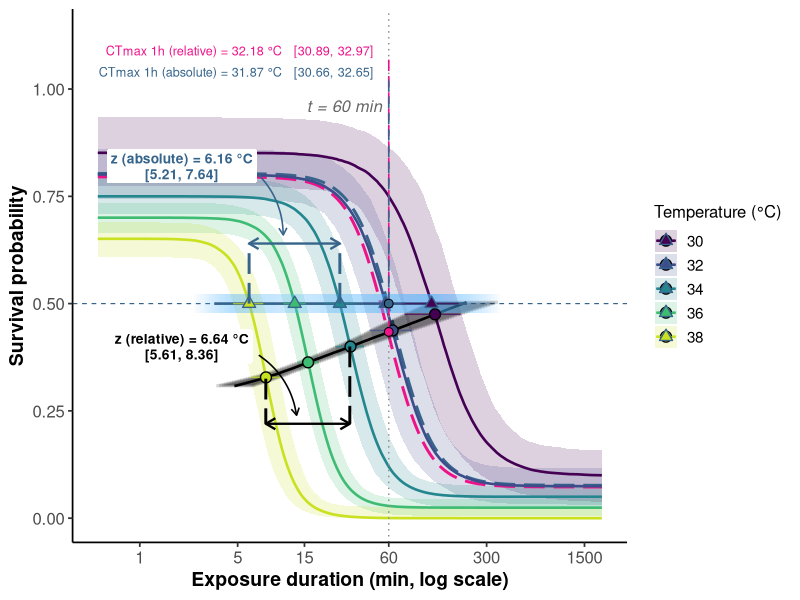
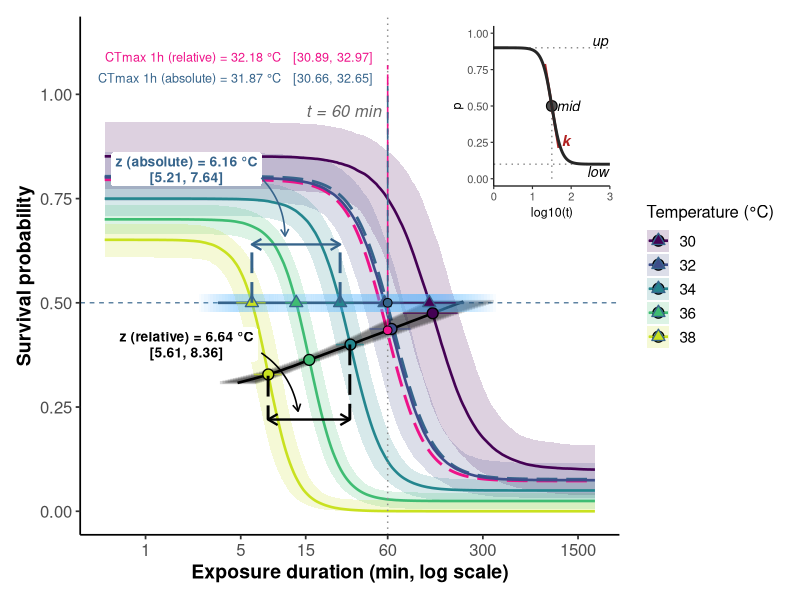
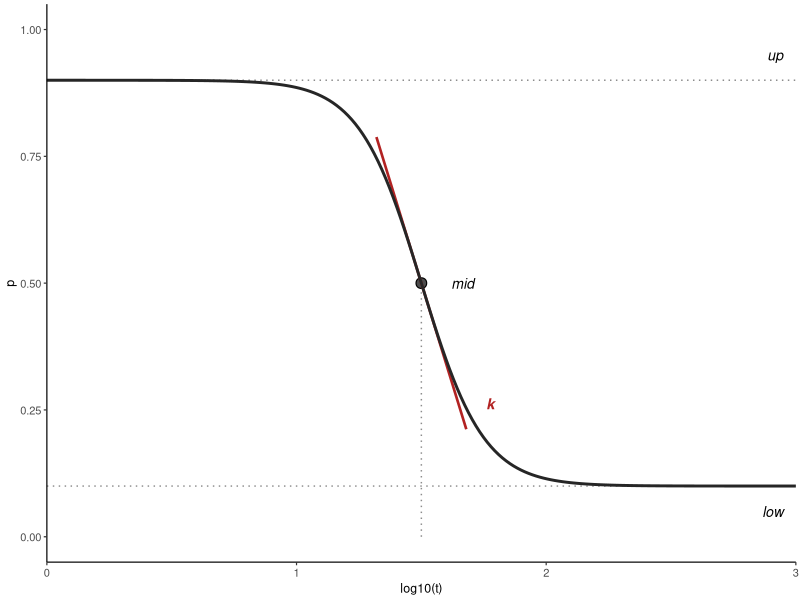

These charts were generated, in order, by the following R code: (Note: this script raises an error after producing the figures.)
## ---- chunk 1
library(ggplot2)
library(dplyr)
library(tidyr)
library(scales)
library(patchwork)

set.seed(20260517)

# ============================================================================
# Idealised joint-4PL parameters for the teaching figure. Chosen so the
# curves are biologically expressive but the LT50 (relative midpoint) is
# always well above the lower asymptote.
#
# `up`  varies with T: 0.85 at the cold end → 0.65 at the hot end.
#       Kept ≥ 0.65 throughout so the per-curve midpoint never drops
#       below ~0.35 — keeps LT50 above the lower asymptote even at the
#       hottest assay.
# `low` constant at 0.05 (background mortality with all individuals
#       eventually dying).
# `k`   varies with T: 6 at cold end → 10 at hot end (curves get sharper
#       as it gets hotter, a common biological pattern).
# `mid` linear in T with slope −0.15 → relative z = 6.67 °C.
# ============================================================================
# T_bar shifted to 36 (instead of 34) so the synthetic CrIs fan out more
# strongly at the cool extreme and tighten at the hot extreme — matches
# the intuition that more data and tighter LT50 estimates accumulate at
# the hotter assays. All intercept parameters re-anchored so the actual
# curves at the assay temperatures are unchanged.
T_bar    <- 36
ell_0    <- 0.025   # low at T_bar  → 0.10 at T=30, 0.00 at T=38
ell_beta1 <- -0.0125
u_0      <- 0.70    # up at T_bar   → 0.85 at T=30, 0.65 at T=38
u_beta1  <- -0.025
k_0      <- 9       # k at T_bar    → 6 at T=30, 10 at T=38
k_beta1  <- 0.5
beta0    <- 1.2     # mid at T_bar  → 2.10 at T=30, 0.90 at T=38 (log10 min)
beta1    <- -0.15   # mid slope per °C → relative z = 6.67

z_true       <- -1 / beta1                                # 6.667 °C
log10_t_ref  <- log10(60)                                 # 1.778
CTmax_1h_rel <- T_bar + (log10_t_ref - beta0) / beta1     # 32.18 °C

temperatures <- c(30, 32, 34, 36, 38)

# ============================================================================
# Fake posterior draws — multivariate normal around the central parameter
# values, with SDs picked so the resulting uncertainty bands look like the
# Bayesian posterior of a comfortable fit. Used for illustration only.
# ============================================================================
ndraws <- 1000
# SDs on the per-temperature SLOPE parameters (eb1, ub1, kb1, beta1) are
# inflated relative to the intercepts so the CrIs visibly fan out at the
# temperature extremes. Reduced from the previous values so the T=30 CrI
# is still the widest but no longer dominates the figure visually.
post <- tibble(
  ell0_d    = pmin(pmax(rnorm(ndraws, ell_0,    0.010), 0.001), 0.49),
  eb1_d     = rnorm(ndraws, ell_beta1, 0.0045),
  u0_d      = pmin(pmax(rnorm(ndraws, u_0,   0.018), 0.51 ), 0.999),
  ub1_d     = rnorm(ndraws, u_beta1, 0.006),
  k0_d      = exp(rnorm(ndraws, log(k_0), 0.040)),
  kb1_d     = rnorm(ndraws, k_beta1, 0.10),
  beta0_d   = rnorm(ndraws, beta0,   0.040),
  beta1_d   = rnorm(ndraws, beta1,   0.016)
)

# Vectorised helpers — every 4PL sub-parameter is now T-varying.
# Clamps keep the 4PL well-defined (low < 0.5 < up, k > 0) for every
# draw across the extended temperature grid; without these, wider slope
# SDs would push extreme draws into infeasible regions and break the
# absolute-t50 closed form.
low_at <- function(T) pmin(pmax(post$ell0_d + post$eb1_d  * (T - T_bar),
                                0), 0.49)
up_at  <- function(T) pmin(pmax(post$u0_d   + post$ub1_d  * (T - T_bar),
                                0.51), 0.999)
k_at   <- function(T) pmax(post$k0_d   + post$kb1_d  * (T - T_bar), 0.5)
mid_at <- function(T) post$beta0_d + post$beta1_d * (T - T_bar)

# ============================================================================
# Dose-response curves: posterior median + 95% CrI ribbon for each T.
# ============================================================================
log10_t_grid <- seq(-0.3, 3.3, length.out = 250)
curve_post <- expand_grid(temp = temperatures, log10_t = log10_t_grid) |>
  mutate(.row = row_number()) |>
  group_by(.row) |>
  group_modify(~ {
    low_d <- low_at(.x$temp)
    up_d  <- up_at(.x$temp)
    k_d   <- k_at(.x$temp)
    mid_d <- mid_at(.x$temp)
    p_d   <- low_d + (up_d - low_d) / (1 + exp(k_d * (.x$log10_t - mid_d)))
    tibble(p_med = median(p_d),
           p_lo  = quantile(p_d, 0.025, names = FALSE),
           p_hi  = quantile(p_d, 0.975, names = FALSE))
  }) |>
  ungroup() |>
  bind_cols(expand_grid(temp = temperatures, log10_t = log10_t_grid))

# Inflection points at p = (up + low)/2, x = mid(T) — relative t50.
inflections <- tibble(temp = temperatures) |>
  rowwise() |>
  mutate(
    log10_t50_med = median(mid_at(temp)),
    log10_t50_lo  = quantile(mid_at(temp), 0.025, names = FALSE),
    log10_t50_hi  = quantile(mid_at(temp), 0.975, names = FALSE),
    p_inf_med     = median((up_at(temp) + low_at(temp)) / 2),
    p_inf_lo      = quantile((up_at(temp) + low_at(temp)) / 2, 0.025, names = FALSE),
    p_inf_hi      = quantile((up_at(temp) + low_at(temp)) / 2, 0.975, names = FALSE)
  ) |>
  ungroup()

# Absolute t50: where each curve crosses p = 0.5.
#   p = low + (up - low) / (1 + exp(k*(log10_t - mid))) = 0.5
#   → log10_t_abs = mid + (1/k) * log((up - 0.5) / (0.5 - low))
abs_t50_at <- function(T) {
  # Use UN-clamped parameters here so the CrI on absolute t50 reflects
  # the full posterior spread at the temperature extremes (the clamped
  # versions used elsewhere would clip many draws to identical boundary
  # values, compressing the CrI). Draws that produce infeasible (up < 0.5
  # or low > 0.5) are returned as NA so downstream quantile / median
  # calls can drop them via na.rm = TRUE.
  low_d <- post$ell0_d + post$eb1_d  * (T - T_bar)
  up_d  <- post$u0_d   + post$ub1_d  * (T - T_bar)
  k_d   <- post$k0_d   + post$kb1_d  * (T - T_bar)
  mid_d <- post$beta0_d + post$beta1_d * (T - T_bar)
  feasible <- (up_d > 0.5) & (low_d < 0.5) & (k_d > 0)
  out <- rep(NA_real_, length(low_d))
  out[feasible] <- mid_d[feasible] +
    (1 / k_d[feasible]) *
      log((up_d[feasible] - 0.5) / (0.5 - low_d[feasible]))
  out
}
abs_crossings <- tibble(temp = temperatures) |>
  rowwise() |>
  mutate(
    log10_t50_abs_med = median(abs_t50_at(temp), na.rm = TRUE),
    log10_t50_abs_lo  = quantile(abs_t50_at(temp), 0.025,
                                 names = FALSE, na.rm = TRUE),
    log10_t50_abs_hi  = quantile(abs_t50_at(temp), 0.975,
                                 names = FALSE, na.rm = TRUE)
  ) |>
  ungroup()

# ============================================================================
# Fitted midpoint trajectory ("secondary slope") — the line in (log10_t, p)
# space that runs through the per-T inflection points, with 95% CrI ribbon
# from the joint posterior.
#
# The line's HORIZONTAL spacing per °C gives relative z directly; the
# vertical drift reflects up(T) shrinking with temperature.
# ============================================================================
# Extend the slope-band temperatures well beyond the assay temperatures so
# the shaded bands run past the first and last dose-response curves and
# don't terminate awkwardly at the data range.
temp_grid_line <- seq(min(temperatures) - 1.5, max(temperatures) + 1.5,
                      length.out = 200)
mid_traj <- tibble(temp = temp_grid_line) |>
  rowwise() |>
  mutate(
    log10_t50_med = median(mid_at(temp)),
    log10_t50_lo  = quantile(mid_at(temp), 0.025, names = FALSE),
    log10_t50_hi  = quantile(mid_at(temp), 0.975, names = FALSE),
    p_inf_med     = median((up_at(temp) + low_at(temp)) / 2)
  ) |>
  ungroup()

# Visual band around the relative trajectory: thin horizontal segments
# at many T-values, each representing the 95% CrI on log10_t at that T.
# Overlap blends them into a smooth uniform band along the median line
# (avoids the triangular caps that geom_polygon produces because both x
# and y vary jointly with T).
mid_band_segs <- mid_traj |>
  dplyr::filter(dplyr::row_number() %% 2 == 1)

# Absolute t50 trajectory at p = 0.5 (the line through the open triangles).
abs_traj <- tibble(temp = temp_grid_line) |>
  rowwise() |>
  mutate(
    log10_t50_abs_med = median(abs_t50_at(temp), na.rm = TRUE),
    log10_t50_abs_lo  = quantile(abs_t50_at(temp), 0.025,
                                 names = FALSE, na.rm = TRUE),
    log10_t50_abs_hi  = quantile(abs_t50_at(temp), 0.975,
                                 names = FALSE, na.rm = TRUE)
  ) |>
  ungroup()
# Visual band around the absolute trajectory: same "feathered segments"
# approach as the relative band — every other T in the dense temp grid
# gives a thin horizontal segment from log10_t50_abs_lo to abs_hi at
# p = 0.5. Avoids the polygon artefact (lo/hi closure forming triangles
# at the ends).
abs_band_segs <- abs_traj |>
  dplyr::filter(dplyr::row_number() %% 2 == 1)

# CTmax_1h_rel posterior (where mid(T) = log10(60)).
ctmax_post <- T_bar + (log10_t_ref - post$beta0_d) / post$beta1_d
ctmax_med  <- median(ctmax_post)
ctmax_lo   <- quantile(ctmax_post, 0.025, names = FALSE)
ctmax_hi   <- quantile(ctmax_post, 0.975, names = FALSE)

# CTmax_1h_abs posterior: solve abs_t50_at(T) = log10(60) for T per draw.
# Closed form via linear approximation around the design grid is messy;
# numerically solve per draw using uniroot on a wide T grid is overkill
# for a synthetic posterior. Approximate by fitting a per-draw OLS line
# to (T_grid, abs_t50) and inverting — this is exactly what the truth
# function does in the real simulation driver.
T_grid_inv <- temperatures
abs_per_draw <- vapply(seq_len(ndraws), function(i) {
  abs_vals <- sapply(T_grid_inv, function(T) {
    mid_i <- post$beta0_d[i] + post$beta1_d[i] * (T - T_bar)
    up_i  <- pmin(pmax(post$u0_d[i]  + post$ub1_d[i] * (T - T_bar),
                       0.51), 0.999)
    k_i   <- pmax(post$k0_d[i] + post$kb1_d[i] * (T - T_bar), 0.5)
    low_i <- pmin(pmax(post$ell0_d[i] + post$eb1_d[i] * (T - T_bar),
                       0), 0.49)
    mid_i + (1 / k_i) * log((up_i - 0.5) / pmax(0.5 - low_i, 1e-3))
  })
  fit <- stats::lm(abs_vals ~ T_grid_inv)
  co  <- stats::coef(fit)
  (log10_t_ref - co[[1]]) / co[[2]]
}, numeric(1))
ctmax_abs_med <- median(abs_per_draw)
ctmax_abs_lo  <- quantile(abs_per_draw, 0.025, names = FALSE)
ctmax_abs_hi  <- quantile(abs_per_draw, 0.975, names = FALSE)

# z relative (from mid slope alone).
z_post <- -1 / post$beta1_d
z_med  <- median(z_post)
z_lo   <- quantile(z_post, 0.025, names = FALSE)
z_hi   <- quantile(z_post, 0.975, names = FALSE)

# z absolute (from the per-draw OLS slope of abs_t50 on T).
z_abs_per_draw <- vapply(seq_len(ndraws), function(i) {
  abs_vals <- sapply(T_grid_inv, function(T) {
    mid_i <- post$beta0_d[i] + post$beta1_d[i] * (T - T_bar)
    up_i  <- pmin(pmax(post$u0_d[i]  + post$ub1_d[i] * (T - T_bar),
                       0.51), 0.999)
    k_i   <- pmax(post$k0_d[i] + post$kb1_d[i] * (T - T_bar), 0.5)
    low_i <- pmin(pmax(post$ell0_d[i] + post$eb1_d[i] * (T - T_bar),
                       0), 0.49)
    mid_i + (1 / k_i) * log((up_i - 0.5) / pmax(0.5 - low_i, 1e-3))
  })
  fit <- stats::lm(abs_vals ~ T_grid_inv)
  -1 / stats::coef(fit)[[2]]
}, numeric(1))
z_abs_med <- median(z_abs_per_draw)
z_abs_lo  <- quantile(z_abs_per_draw, 0.025, names = FALSE)
z_abs_hi  <- quantile(z_abs_per_draw, 0.975, names = FALSE)

# Two ghost dose-response curves:
#   1. at T = CTmax_1h_rel (posterior median): by construction its
#      inflection sits on the vertical 60-min reference.
#   2. at T = CTmax_1h_abs (posterior median): by construction its
#      absolute 50% crossing sits on the vertical 60-min reference.
ghost_curve <- function(T_anchor) {
  g_low <- pmax(ell_0 + ell_beta1 * (T_anchor - T_bar), 0)
  g_up  <- u_0 + u_beta1 * (T_anchor - T_bar)
  g_k   <- k_0 + k_beta1 * (T_anchor - T_bar)
  g_mid <- beta0 + beta1 * (T_anchor - T_bar)
  tibble(log10_t = log10_t_grid,
         p = g_low + (g_up - g_low) /
                       (1 + exp(g_k * (log10_t - g_mid))),
         T_anchor = T_anchor,
         low = g_low, up = g_up)
}
ghost_p     <- ghost_curve(ctmax_med)
ghost_p_abs <- ghost_curve(ctmax_abs_med)

# Anchor y-values for the colour-matched vertical leader lines at the
# 60-min reference: the pink ghost crosses log10(60) at its inflection
# (the asymptote midpoint); the blue ghost crosses log10(60) at p = 0.5
# by construction.
ghost_rel_anchor_y <- (ghost_p$low[1]    + ghost_p$up[1])    / 2
ghost_abs_anchor_y <- 0.5

# z bracket anchors — span point 3 (T = 34) to point 5 (T = 38). Same
# slope as any other pair (mid(T) is straight), but anchoring on the
# hotter end keeps the brackets in the busier mid–right area of the
# figure rather than crowding the cool plateaus on the left.
T_lo  <- 34; T_hi <- 38
mid_lo <- beta0 + beta1 * (T_lo - T_bar)
mid_hi <- beta0 + beta1 * (T_hi - T_bar)

# Palette: viridis ordered by temperature.
pal <- viridisLite::viridis(length(temperatures), end = 0.92)

theme_proj <- theme_classic(base_size = 13) +
  theme(
    legend.position = "right",
    axis.title      = element_text(size = 14, face = "bold"),
    axis.text       = element_text(size = 12),
    legend.title    = element_text(size = 12),
    legend.text     = element_text(size = 11)
  )

# ============================================================================
# Single-panel figure.
# ============================================================================
p <- ggplot() +
  # Posterior 95% CrI ribbons around each dose-response curve.
  geom_ribbon(data = curve_post,
              aes(x = log10_t, ymin = p_lo, ymax = p_hi,
                  fill = factor(temp)),
              alpha = 0.18, colour = NA) +
  # Two ghost dose-response curves — one per CTmax definition. Each is
  # drawn in the colour of its CTmax label so the reader can pair them
  # visually: pink (relative) crosses log10(60) at its inflection;
  # steel-blue (absolute) crosses log10(60) at p = 0.5 by construction.
  geom_line(data = ghost_p, aes(log10_t, p),
            colour = "deeppink2", linewidth = 1.0, linetype = "longdash") +
  geom_line(data = ghost_p_abs, aes(log10_t, p),
            colour = "steelblue4", linewidth = 1.0, linetype = "longdash") +
  # Posterior median dose-response curves.
  geom_line(data = curve_post,
            aes(log10_t, p_med, colour = factor(temp), group = temp),
            linewidth = 0.9) +
  # Horizontal reference at p = 0.5 (the absolute-LT50 threshold).
  geom_hline(yintercept = 0.5, colour = "steelblue4",
             linetype = "dashed", linewidth = 0.4) +
  # Vertical reference at t = 60 min.
  geom_vline(xintercept = log10_t_ref, colour = "grey55",
             linetype = "dotted") +
  # Relative-t50 trajectory: black median line through the inflection
  # points, with a "feathered" CrI band built from many thin horizontal
  # segments (each = the 95% CrI at one T). Uniform around the line.
  geom_segment(data = mid_band_segs,
               aes(x = log10_t50_lo, xend = log10_t50_hi,
                   y = p_inf_med, yend = p_inf_med),
               colour = "black", alpha = 0.16, linewidth = 1.1) +
  geom_line(data = mid_traj,
            aes(log10_t50_med, p_inf_med),
            linewidth = 0.9, colour = "black") +
  # Absolute-t50 trajectory: steel-blue median line at p = 0.5 with a
  # vertical-extent CrI band built from many small rectangles (one per
  # T) centred on p = 0.5. Lighter fill ("steelblue1") at lower alpha
  # so the open triangle markers at the assay temperatures remain
  # clearly visible against the band.
  geom_rect(data = abs_band_segs,
            aes(xmin = log10_t50_abs_lo, xmax = log10_t50_abs_hi,
                ymin = 0.5 - 0.022, ymax = 0.5 + 0.022),
            fill = "steelblue1", alpha = 0.04, colour = NA) +
  geom_line(data = abs_traj,
            aes(log10_t50_abs_med, 0.5),
            linewidth = 0.9, colour = "steelblue4") +
  # Inflection-point dots (relative t50): filled circles.
  geom_errorbarh(data = inflections,
                 aes(y = p_inf_med, xmin = log10_t50_lo, xmax = log10_t50_hi,
                     colour = factor(temp)),
                 height = 0, linewidth = 0.5, alpha = 0.7) +
  geom_point(data = inflections,
             aes(x = log10_t50_med, y = p_inf_med, fill = factor(temp)),
             shape = 21, size = 3.2, stroke = 0.7, colour = "black") +
  # p = 0.5 crossings (absolute t50): open triangles, colored by T.
  geom_errorbarh(data = abs_crossings,
                 aes(y = 0.5,
                     xmin = log10_t50_abs_lo, xmax = log10_t50_abs_hi,
                     colour = factor(temp)),
                 height = 0, linewidth = 0.5, alpha = 0.7) +
  geom_point(data = abs_crossings,
             aes(x = log10_t50_abs_med, y = 0.5, fill = factor(temp)),
             shape = 24, size = 2.8, stroke = 0.7, colour = "steelblue4") +
  # ---- Relative-z bracket between two adjacent inflection dots ----------
  # Y-position of the inflection at each anchor T.
  # rel: bracket sits just below the inflections.
  annotate("segment",
           x = mid_lo, xend = mid_lo,
           y = ((u_0 + u_beta1 * (T_lo - T_bar)) +
                pmax(ell_0 + ell_beta1 * (T_lo - T_bar), 0)) / 2,
           yend = 0.22,
           colour = "black", linetype = "longdash", linewidth = 1.0) +
  annotate("segment",
           x = mid_hi, xend = mid_hi,
           y = ((u_0 + u_beta1 * (T_hi - T_bar)) +
                pmax(ell_0 + ell_beta1 * (T_hi - T_bar), 0)) / 2,
           yend = 0.22,
           colour = "black", linetype = "longdash", linewidth = 1.0) +
  annotate("segment",
           x = mid_hi, xend = mid_lo, y = 0.22, yend = 0.22,
           arrow = arrow(ends = "both", length = unit(0.11, "in")),
           colour = "black", linewidth = 0.8) +
  # ---- Absolute-z bracket between two adjacent p=0.5 crossings ----------
  # abs: bracket flipped ABOVE the p=0.5 line — vertical guides from
  # the triangles go UP to a bracket at y = 0.64, keeping the absolute-z
  # apparatus in the upper half of the plot and the relative-z apparatus
  # in the lower half (clean separation).
  annotate("segment",
           x = abs_crossings$log10_t50_abs_med[abs_crossings$temp == T_lo],
           xend = abs_crossings$log10_t50_abs_med[abs_crossings$temp == T_lo],
           y = 0.5, yend = 0.64,
           colour = "steelblue4", linetype = "longdash", linewidth = 1.0) +
  annotate("segment",
           x = abs_crossings$log10_t50_abs_med[abs_crossings$temp == T_hi],
           xend = abs_crossings$log10_t50_abs_med[abs_crossings$temp == T_hi],
           y = 0.5, yend = 0.64,
           colour = "steelblue4", linetype = "longdash", linewidth = 1.0) +
  annotate("segment",
           x = abs_crossings$log10_t50_abs_med[abs_crossings$temp == T_hi],
           xend = abs_crossings$log10_t50_abs_med[abs_crossings$temp == T_lo],
           y = 0.64, yend = 0.64,
           arrow = arrow(ends = "both", length = unit(0.11, "in")),
           colour = "steelblue4", linewidth = 0.8) +
  # ---- z labels: absolute on top, relative below, text centered in
  # each label (hjust = 0.5).
  annotate("label", x = 0.30, y = 0.82,
           label = sprintf("z (absolute) = %.2f °C\n[%.2f, %.2f]",
                           z_abs_med, z_abs_lo, z_abs_hi),
           hjust = 0.5, colour = "steelblue4", size = 3.5, fontface = "bold",
           fill = "white", label.size = 0, lineheight = 0.95) +
  annotate("curve",
           x = 0.85,
           xend = (
             abs_crossings$log10_t50_abs_med[abs_crossings$temp == T_hi] +
             abs_crossings$log10_t50_abs_med[abs_crossings$temp == T_lo]) / 2 - 0.08,
           y = 0.80, yend = 0.66,
           curvature = -0.20, colour = "steelblue4", linewidth = 0.55,
           arrow = arrow(length = unit(0.08, "in"))) +
  annotate("label", x = 0.30, y = 0.40,
           label = sprintf("z (relative) = %.2f °C\n[%.2f, %.2f]",
                           z_med, z_lo, z_hi),
           hjust = 0.5, colour = "black", size = 3.5, fontface = "bold",
           fill = "white", label.size = 0, lineheight = 0.95) +
  annotate("curve",
           x = 0.85, xend = (mid_lo + mid_hi) / 2 - 0.08,
           y = 0.38, yend = 0.24,
           curvature = -0.22, colour = "black", linewidth = 0.55,
           arrow = arrow(length = unit(0.08, "in"))) +
  # ---- CTmax leader lines: a coloured longdash segment from each
  # ghost curve's reference point (where it crosses log10(60)) up to
  # its label. Pink for relative (anchored at the inflection of the
  # pink ghost), steel-blue for absolute (anchored at p = 0.5 of the
  # blue ghost).
  annotate("segment",
           x = log10_t_ref, xend = log10_t_ref,
           y = ghost_rel_anchor_y, yend = 1.07,
           colour = "deeppink2", linetype = "longdash", linewidth = 0.55) +
  annotate("segment",
           x = log10_t_ref, xend = log10_t_ref,
           y = ghost_abs_anchor_y, yend = 1.02,
           colour = "steelblue4", linetype = "longdash", linewidth = 0.55) +
  annotate("point", x = log10_t_ref, y = ghost_rel_anchor_y,
           shape = 21, size = 2.6, fill = "deeppink2",
           colour = "black", stroke = 0.5) +
  annotate("point", x = log10_t_ref, y = ghost_abs_anchor_y,
           shape = 21, size = 2.6, fill = "steelblue4",
           colour = "black", stroke = 0.5) +
  # ---- CTmax labels: anchored just left of the 60-min vertical. ----
  annotate("label", x = log10_t_ref - 0.08, y = 1.09,
           label = sprintf("CTmax 1h (relative) = %.2f °C   [%.2f, %.2f]",
                           ctmax_med, ctmax_lo, ctmax_hi),
           hjust = 1, colour = "deeppink2", size = 3.2,
           fill = "white", label.size = 0) +
  annotate("label", x = log10_t_ref - 0.08, y = 1.04,
           label = sprintf("CTmax 1h (absolute) = %.2f °C   [%.2f, %.2f]",
                           ctmax_abs_med, ctmax_abs_lo, ctmax_abs_hi),
           hjust = 1, colour = "steelblue4", size = 3.2,
           fill = "white", label.size = 0) +
  # t = 60 min label: anchored LEFT of the 60-min vertical, between the
  # upper CrI edge of the T=30 curve (~ y = 0.93) and the bottom of the
  # CTmax-absolute label.
  annotate("text", x = log10_t_ref - 0.05, y = 0.96,
           label = "t = 60 min", hjust = 1, colour = "grey40",
           size  = 4.2, fontface = "italic") +
  scale_colour_manual(values = pal, name = "Temperature (°C)",
                      aesthetics = c("colour", "fill")) +
  scale_x_continuous(
    breaks = log10(c(1, 5, 15, 60, 300, 1500)),
    labels = c("1", "5", "15", "60", "300", "1500")
  ) +
  scale_y_continuous(limits = c(0, 1.13), breaks = c(0, 0.25, 0.5, 0.75, 1)) +
  labs(title    = NULL,
       subtitle = NULL,
       x        = "Exposure duration (min, log scale)",
       y        = "Survival probability") +
  theme_proj

# ============================================================================
# Inset — a single 4PL curve with its four parameters labelled, plus the
# equation. Self-contained pedagogical block placed in the top-right of
# the main panel via patchwork::inset_element().
# ============================================================================
in_low   <- 0.10
in_up    <- 0.90
in_k     <- 8
in_mid   <- 1.5
in_grid  <- seq(0.0, 3.0, length.out = 200)
in_curve <- tibble(
  log10_t = in_grid,
  p       = in_low + (in_up - in_low) /
              (1 + exp(in_k * (log10_t - in_mid)))
)

# Tangent at the inflection: slope of p with respect to log10_t at
# log10_t = mid is -k * (up - low) / 4. Drawn as a short segment to
# convey the meaning of k visually.
in_slope <- -in_k * (in_up - in_low) / 4
in_x0    <- in_mid;   in_y0 <- (in_up + in_low) / 2
in_dx    <- 0.18
in_tang  <- tibble(
  x = c(in_x0 - in_dx, in_x0 + in_dx),
  y = c(in_y0 - in_slope * in_dx, in_y0 + in_slope * in_dx)
)

p_inset <- ggplot() +
  # Asymptote reference lines + labels.
  annotate("segment", x = 0, xend = 3, y = in_up,  yend = in_up,
           linetype = "dotted", colour = "grey55") +
  annotate("segment", x = 0, xend = 3, y = in_low, yend = in_low,
           linetype = "dotted", colour = "grey55") +
  annotate("text", x = 2.95, y = in_up  + 0.05,
           label = "up", hjust = 1, size = 3.6, fontface = "italic") +
  annotate("text", x = 2.95, y = in_low - 0.05,
           label = "low", hjust = 1, size = 3.6, fontface = "italic") +
  # Mid: filled circle at the inflection point (mid, (up+low)/2) — same
  # convention as the inflection dots in the main panel. Vertical dotted
  # guide kept so the eye traces the x-position to the axis.
  annotate("segment", x = in_mid, xend = in_mid, y = 0, yend = in_y0,
           linetype = "dotted", colour = "grey55") +
  annotate("point", x = in_mid, y = in_y0,
           shape = 21, size = 3.2, fill = "grey30",
           colour = "black", stroke = 0.6) +
  annotate("text", x = in_mid + 0.12, y = in_y0,
           label = "mid", hjust = 0, size = 3.6, fontface = "italic") +
  # k (slope at inflection) — tangent line + label.
  geom_line(data = in_tang, aes(x, y),
            linewidth = 0.9, colour = "firebrick") +
  annotate("text", x = in_x0 + in_dx + 0.08, y = in_y0 + in_slope * in_dx + 0.05,
           label = "k", hjust = 0, size = 3.8, fontface = "bold.italic",
           colour = "firebrick") +
  # The 4PL curve itself.
  geom_line(data = in_curve, aes(log10_t, p),
            linewidth = 1.0, colour = "grey15") +
  scale_x_continuous(limits = c(0, 3), expand = c(0, 0)) +
  scale_y_continuous(limits = c(-0.05, 1.05), expand = c(0, 0)) +
  # Use plain ASCII "log10" to avoid font-render boxes on Unicode subscript.
  labs(x = "log10(t)", y = "p") +
  theme_classic(base_size = 9) +
  theme(
    axis.title       = element_text(size = 9),
    axis.text        = element_text(size = 8),
    plot.background  = element_rect(fill = "white", colour = NA),
    panel.background = element_rect(fill = "white", colour = NA),
    plot.margin      = margin(3, 3, 3, 3)
  )

# Inset: somewhat larger than the tiny corner footprint but still kept
# to the top-right of the main panel so it doesn't crowd the curves.
p_combined <- p + inset_element(p_inset,
                                left = 0.68, bottom = 0.60,
                                right = 0.99, top = 0.99,
                                align_to = "panel")
## ---- chunk 2
#| label: fig-derivation
#| fig-width: 8.5
#| fig-height: 6
#| fig-cap: "Conceptual figure showing how the joint Bayesian 4PL model delivers both relative and absolute $z$ and $CT_{max,1h}$ from a single dose–response fit. Coloured curves are joint-model posterior medians of survival probability at five assay temperatures (30–38 °C; viridis order); shaded bands are pointwise 95% credible intervals. Top-right inset: the 4PL function with its four parameters labelled."

# Save the publication copy to output/figs/ (SVG, vector-editable).
ggplot2::ggsave(
  filename = here::here("output", "figs",
                        "joint_4pl_derivation_conceptual.svg"),
  plot     = p_combined,
  width    = 9.5,
  height   = 6.5,
  units    = "in"
)

p_combined
